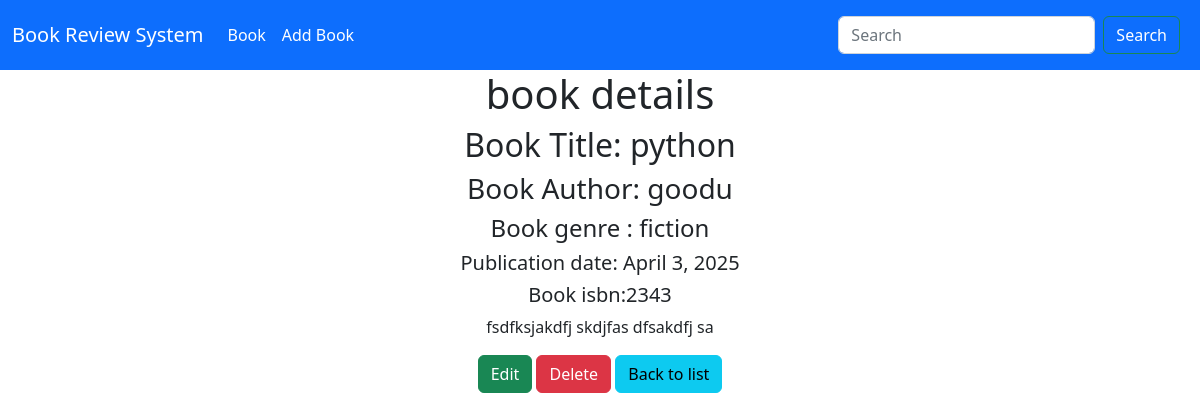
The page /book_details/1/ on the database its author committed.
### book/models.py (models this page shows, shortened)
class Book(models.Model):
    GENRE_CHOICES=[
        ('fiction','Fiction'),
        ('non_fiction','Non_Fiction'),
        ('science','Science'),
        ('history','History'),
        ('other','Other')
    ]
    title = models.CharField(max_length = 150)
    author = models.CharField(max_length = 150)
    description = models.TextField()
    genre = models.CharField(max_length = 20,choices = GENRE_CHOICES)
    isbn = models.CharField('ISBN',max_length=13,unique=True)
    publication_date= models.DateField()
    average_rating = models.DecimalField(max_digits=3, decimal_places=2,
    validators=[MinValueValidator(0),MaxValueValidator(5)])
    created_at = models.DateTimeField(auto_now_add=True)
    updated_at = models.DateTimeField(auto_now=True)

### book/views.py (the view)
# urls.py: path('book_details/<int:pk>/', views.book_details, name='detail'),
def book_details(request,pk):
    book = Book.objects.get(pk=pk)
    return render(request, 'book/book_detail.html',{'book':book})

### book/templates/book/book_detail.html (shortened to what this page needs)
{% extends 'book/base.html' %}
{% block maincontent %}
    <div class="container">
        <div class="text-center">
            <h1>book details</h1>
            <h2>Book Title: {{ book.title }}</h2>
            <h3>Book Author: {{ book.author }}</h3>
            <h4>Book genre : {{ book.genre }}</h4>
            <h5>Publication date: {{book.publication_date}}</h5>
            <h5>Book isbn:{{book.isbn}}</h5>
            <p>{{book.description|truncatewords:30}}</p>
            <a href="{% url 'update' book.pk %}" class="btn btn-success">Edit</a>
            <a href="{% url 'delete' book.pk %}" class="btn btn-danger">Delete</a>
            <a href="{% url 'list' %}" class="btn btn-info">Back to list</a>
        </div>
    </div>
{% endblock maincontent %}

### rows shown on the page
Book: title "python", author "goodu", genre "fiction", publication_date "April 3, 2025", isbn "2343", description "fsdfksjakdfj skdjfas dfsakdfj sa"
